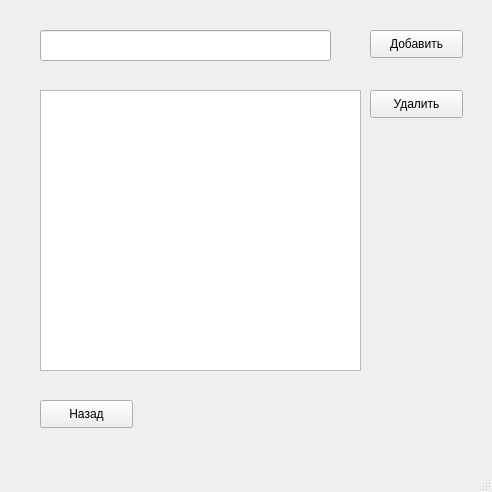
<?xml version="1.0" encoding="UTF-8"?>
<ui version="4.0">
 <class>MainWindow</class>
 <widget class="QMainWindow" name="MainWindow">
  <property name="geometry">
   <rect>
    <x>0</x>
    <y>0</y>
    <width>492</width>
    <height>492</height>
   </rect>
  </property>
  <property name="windowTitle">
   <string>MainWindow</string>
  </property>
  <widget class="QWidget" name="centralwidget">
   <widget class="QTableView" name="tableView">
    <property name="geometry">
     <rect>
      <x>40</x>
      <y>90</y>
      <width>321</width>
      <height>281</height>
     </rect>
    </property>
   </widget>
   <widget class="QLineEdit" name="lineEdit">
    <property name="geometry">
     <rect>
      <x>40</x>
      <y>30</y>
      <width>291</width>
      <height>31</height>
     </rect>
    </property>
   </widget>
   <widget class="QPushButton" name="pushButton">
    <property name="geometry">
     <rect>
      <x>370</x>
      <y>30</y>
      <width>93</width>
      <height>28</height>
     </rect>
    </property>
    <property name="text">
     <string>Добавить</string>
    </property>
   </widget>
   <widget class="QPushButton" name="pushButton_2">
    <property name="geometry">
     <rect>
      <x>370</x>
      <y>90</y>
      <width>93</width>
      <height>28</height>
     </rect>
    </property>
    <property name="text">
     <string>Удалить</string>
    </property>
   </widget>
   <widget class="QPushButton" name="pushButton_3">
    <property name="geometry">
     <rect>
      <x>40</x>
      <y>400</y>
      <width>93</width>
      <height>28</height>
     </rect>
    </property>
    <property name="text">
     <string>Назад</string>
    </property>
   </widget>
  </widget>
  <widget class="QMenuBar" name="menubar">
   <property name="geometry">
    <rect>
     <x>0</x>
     <y>0</y>
     <width>492</width>
     <height>26</height>
    </rect>
   </property>
  </widget>
  <widget class="QStatusBar" name="statusbar"/>
 </widget>
 <resources/>
 <connections/>
</ui>
